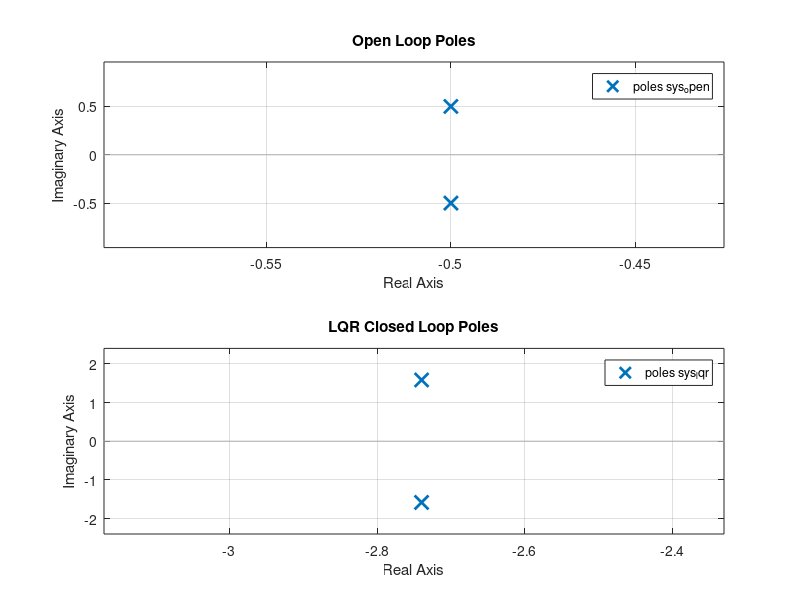
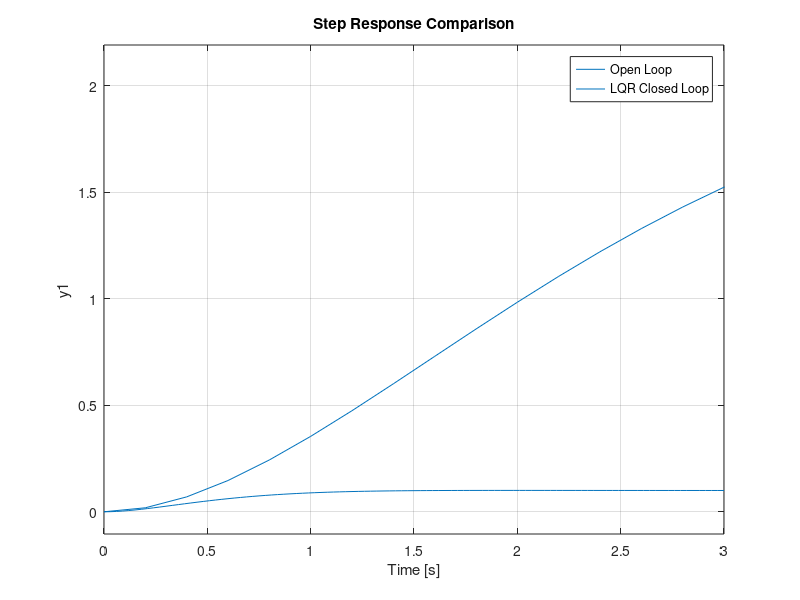

Write the MATLAB code that produced these figures, in order.
clear; clc; close all;

A = [0 1; -0.5 -1];
B = [0;1];
C = [1 0];
D = 0;

%% LQR Design
Q = diag([100 10]);
R = 1;
K = lqr(A,B,Q,R);

%% LQG Design (Kalman)
W = eye(2);
V = 1;
L = lqe(A,eye(2),C,W,V);

%% Closed-loop Systems
Acl_lqr = A - B*K;

Acl_lqg = [A - B*K     B*K;
           zeros(size(A))   A - L*C];

%% Eigenvalue Analysis
eig_open = eig(A)
eig_lqr = eig(Acl_lqr)
eig_lqg = eig(Acl_lqg)

%% System Models
sys_open = ss(A,B,C,D);
sys_lqr = ss(Acl_lqr,B,C,D);

%% Pole-Zero Maps
figure
subplot(2,1,1)
pzmap(sys_open)
title('Open Loop Poles')

subplot(2,1,2)
pzmap(sys_lqr)
title('LQR Closed Loop Poles')
grid on

%% Step Response Comparison
figure
step(sys_open)
hold on
step(sys_lqr)
grid on
legend('Open Loop','LQR Closed Loop')
title('Step Response Comparison')

%% Lyapunov Stability Check
P = lyap(Acl_lqr',eye(size(A)));
eig_P = eig(P)
disp('If all eigenvalues are negative → System is Stable')
